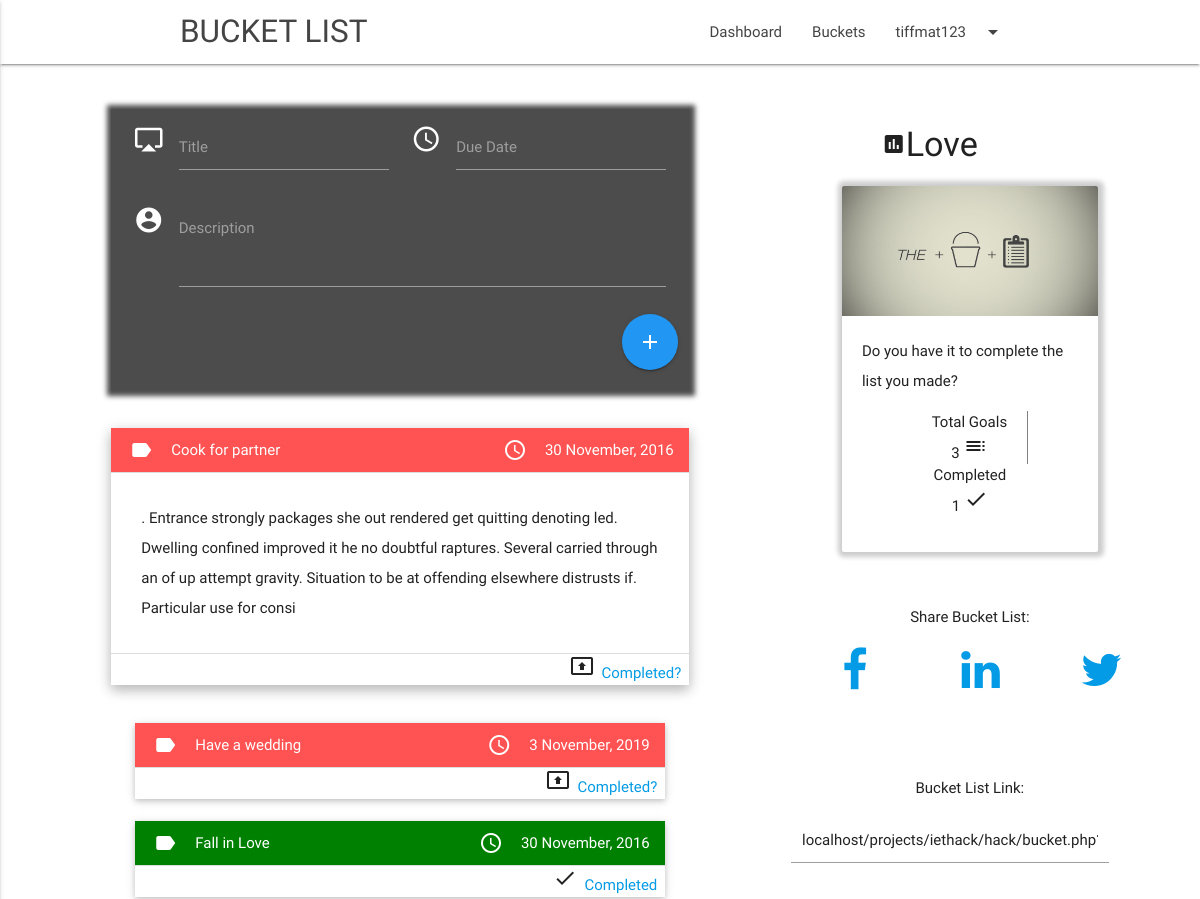
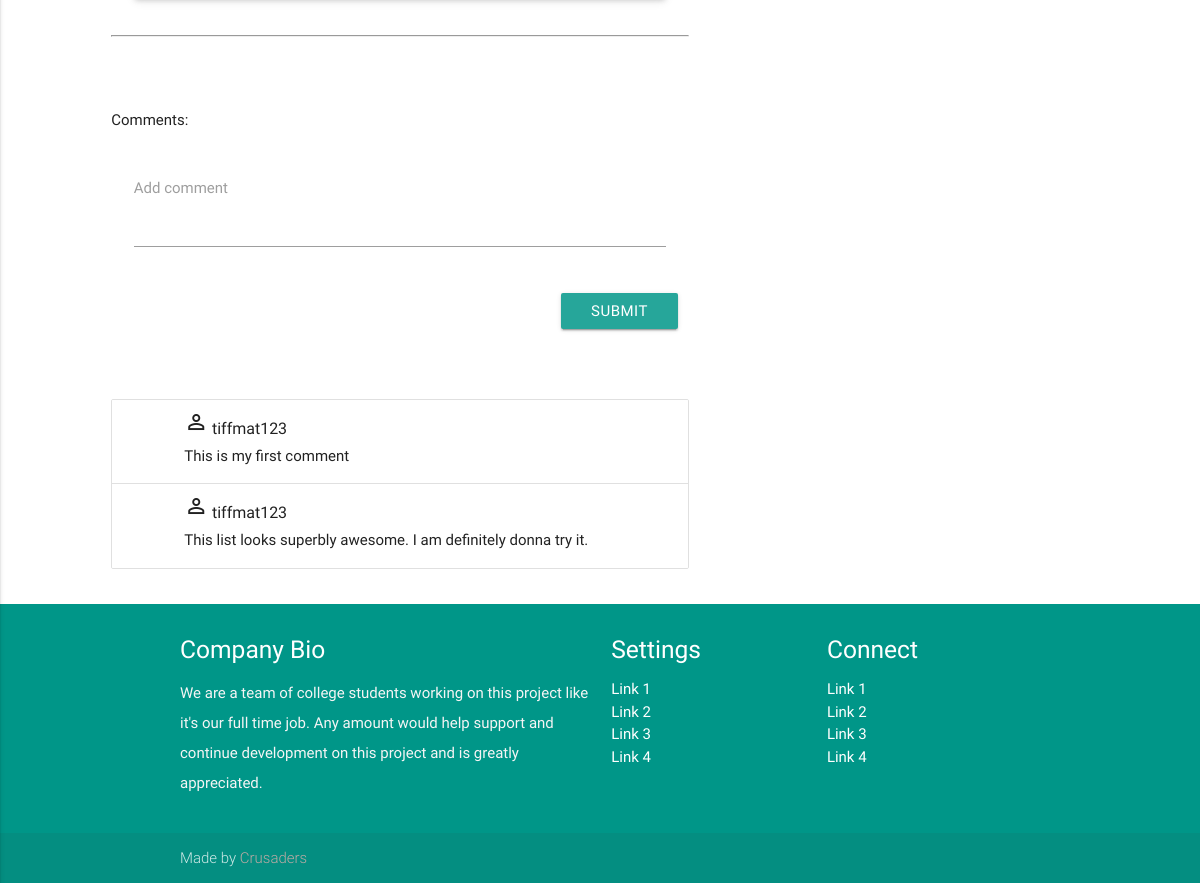
Screenshot of /bucket.php?buck_id=9 (signed in) with the database file from the repository (2 pictures, top to bottom).
### tables this page shows
CREATE TABLE `tasks` (
  `buckid` int(11) NOT NULL,
  `taskid` int(11) NOT NULL,
  `tasktitle` varchar(300) NOT NULL,
  `taskdescription` varchar(500) NOT NULL,
  `taskdate` varchar(200) NOT NULL,
  `timestmp` timestamp NOT NULL DEFAULT CURRENT_TIMESTAMP ON UPDATE CURRENT_TIMESTAMP,
  `status` int(11) NOT NULL DEFAULT '0'
);

CREATE TABLE `comments` (
  `cmid` int(11) NOT NULL,
  `buckid` int(11) NOT NULL,
  `userid` int(11) NOT NULL,
  `username` varchar(200) NOT NULL,
  `comment` varchar(500) NOT NULL
);

CREATE TABLE `bucket` (
  `user_id` int(11) NOT NULL,
  `bucket_id` int(11) NOT NULL,
  `title` varchar(200) NOT NULL,
  `description` varchar(300) NOT NULL,
  `timestmp` timestamp NOT NULL DEFAULT CURRENT_TIMESTAMP ON UPDATE CURRENT_TIMESTAMP,
  `secur` int(11) NOT NULL DEFAULT '0'
);

### class/db.php (called while the page is built, shortened)
<?php
	class Database
	{
		public $host;
		public $user;
		public $password;
		public $database;
		public $connection;
		function __construct()
		{
			$this->host="localhost";
			$this->user="root";
			$this->password="1q2w3e";
			$this->database="iet_bucket";
		}
		function connect()
		{
			$this->connection=mysqli_connect($this->host,$this->user,$this->password,$this->database) or die("Server problem" . mysqli_error($this->connection));
		}
		function makeQuery($insertQuery)
		{
			return mysqli_query($this->connection,$insertQuery);
		}
	}
?>

### process/function.php (called while the page is built, shortened)
<?php
	require_once "class/db.php";
function ufrmbid($buck_id)
{
	$db=new Database;
	$db->connect();
	$query = "SELECT user_id FROM bucket WHERE bucket_id=$buck_id";
	$result = $db->makequery($query);
	$row = mysqli_fetch_assoc($result);
	return $row['user_id'];
}
function bnfrmbid($buck_id)
{
	$db=new Database;
	$db->connect();
	$query = "SELECT title FROM bucket WHERE bucket_id=$buck_id";
	$result = $db->makequery($query);
	$row = mysqli_fetch_assoc($result);
	return $row['title'];
}
?>

### bucket.php (the view, shortened to what this page needs)
<!DOCTYPE html>
<?php require_once "class/db.php"; ?>
<html lang="en">
<head>
  <link href="assets/css/materialize.css" type="text/css" rel="stylesheet" media="screen,projection"/>
  <link href="assets/css/style.css" type="text/css" rel="stylesheet" media="screen,projection"/>
  <link href="assets/css/custom.css" type="text/css" rel="stylesheet" media="screen,projection"/>
  <link href="assets/fonts/font-awesome-4.7.0/css/font-awesome.min.css" type="text/css" rel="stylesheet">
</head>
<body>
<?php require_once "components/nav.php"; ?>
<br><br>
  <div class="row">
    <div class="col s12 m6 offset-m1">
      <form class="col s12" class="frma" id="addtask" method="POST" action="process/process_addtask.php">
      <div class="row">
        <div class="input-field col s6">
          <i class="material-icons prefix">airplay</i>
          <input id="icon_prefix" type="text" class="validate" name="title">
          <label for="icon_prefix">Title</label>
        </div>
        <div class="input-field col s6">
          <i class="material-icons prefix">schedule</i>
          <input id="icon_schedule" type="date" class="datepicker" name="date">
          <label for="icon_schedule">Due Date</label>
        </div>
        <div class="input-field col s12">
          <i class="material-icons prefix">account_circle</i>
          <textarea  id="icon_prefix" class="materialize-textarea" name="desc"></textarea>
          <label for="icon_prefix">Description</label>
        </div>
        <button class="btn-floating btn-large waves-effect waves-light blue right" type="submit"><i class="material-icons">add</i></button>
      </div>
    </form>
    <br clear="all"><br>
        <ul class="collapsible popout itemlist" data-collapsible="accordion">
        <?php
        require_once "process/function.php";
          $db = new Database;
          $db->connect();
          $bkid = $_GET['buck_id'];
          $query = "SELECT * FROM tasks WHERE buckid='$bkid' ORDER BY taskid DESC";
          $result = $db->makequery($query);
          $ct = 0;
          while($row = mysqli_fetch_assoc($result))
          {
          if($row['status']==0)
          {
            $color_task_header = "rgba(255, 0, 0, 0.68)";
          }
          else
          {
            $color_task_header = "green";
            $ct++;
          }
          ?>
          <li>
            <div class="collapsible-header" style="color:white;background:<?php echo $color_task_header; ?>">
            <span class="left"><i class="material-icons">label</i><?php echo $row['tasktitle']; ?></span>
            <span class="right"><i class="material-icons">query_builder</i><?php echo $row['taskdate']; ?></span>
            </div>
            <div class="collapsible-body"><p><?php echo $row['taskdescription']; ?></p></div>
            <?php
              if($_SESSION['uid'] == ufrmbid($bkid))
              {
            ?>
            <div style="text-align: right;">
            <?php
            if($row['status']==0)
            {
              echo '<i class="material-icons">present_to_all</i>&nbsp;&nbsp;';
              $tid = $row['taskid'];
              $urln = 'process/process_comptask.php?buck_id='.$bkid.'&task_id='.$tid;
              echo '<a href='.$urln. '>Completed?&nbsp;&nbsp;</a>';
            }
            else
            {
              echo '<i class="material-icons">done</i>&nbsp;&nbsp;';
              echo '<a href="">Completed&nbsp;&nbsp;</a>';
            }
            ?>
            </div>
              <?php
              }
            ?>
          </li>
          <br clear="all"/>
          <?php } ?>
      </ul>
      <hr>
        <br clear="all"><br>
        <p>Comments:</p>
          <div class="row">
            <form class="col s12" method="POST" action="process/processcomment.php">
              <div class="row">
                <div class="input-field col s12">
                  <textarea id="textarea1" class="materialize-textarea" name="comment"></textarea>
                  <label for="textarea1">Add comment</label>
                </div>
              </div>
              <div class="row">
                <div class="right">
                  <button type="submit" id="t" class="waves-effect waves-light btn">Submit</button>
                </div>
              </div>
            </form>
          </div>
          <br>
          <ul class="collection">
          <?php
                $query = "SELECT * FROM `comments` WHERE buckid='$bkid'";
                $cm_result = $db->makequery($query);
                while($row = mysqli_fetch_assoc($cm_result))
                {
                  $username = $row['username'];
                  $comment = $row['comment'];
              ?>
            <li class="collection-item avatar">
            <i class="material-icons">perm_identity</i>
              <span class="title"><?php echo $username; ?></span>
              <p>
                <?php echo $comment; ?>
              </p>
            </li>
            <?php } ?>
          </ul>
    </div>
    <div class="col s12 m5">
      <div class="row">
            <?php
          $cdd = bnfrmbid($bkid);
       ?>
              <div class="col s8 offset-s4"><p class="center-align"><h4><i class="material-icons">assessment</i><?php echo $cdd; ?></h4></p></div>
          <div class="col s12 m7 offset-m3">
            <div class="card">
              <div class="card-image">
                <img src="assets/img/bucketlistbg.jpg" class="imgside center">
              </div>
              <div class="card-content crdr">
                <p>Do you have it to complete the list you made? </p>
                  <ul class="center-align">
                    <li style="border-right: 1px solid grey;">Total Goals<br>
                    <?php $rows = mysqli_num_rows($result);
                      echo $rows;
                    ?>
                    <i class="material-icons">toc</i></li>
                    <li>Completed<br>
                    <?php echo $ct; ?>
                    <i class="material-icons">done</i></li>
                  </ul>
              </div>
            </div>
          </div>
      </div>
      <div class="row">
        <div class="col s11 offset-s1"><p class="center-align">Share Bucket List:</p></div>
        <div class="col s2 offset-s3">
          <a href="https://www.facebook.com/sharer/sharer.php?u=http%3A//localhost/projects/iethack/hack/bucket.php?buck_id=<?php echo $bkid; ?>"><i class="fa fa-3x fa-facebook" aria-hidden="true"></i></a>
        </div>
        <div class="col s2 offset-s1">
         <a href="https://www.linkedin.com/shareArticle?mini=true&url=http%3A//localhost/projects/iethack/hack/bucket.php?buck_id=5&title=Bucket%20list&summary=&source="><i class="fa fa-3x fa-linkedin" aria-hidden="true"></i></a>
        </div>
        <div class="col s2 offset-s1">
        <a href="https://twitter.com/home?status=http%3A//localhost/projects/iethack/hack/bucket.php?buck_id=<?php echo $bkid; ?>"><i class="fa fa-3x fa-twitter" aria-hidden="true"></i></a>
        </div>
      </div>
    <br><br>
      <div class="row">
        <div class="col s11 offset-s1"><p class="center-align">Bucket List Link:</p></div>
        <input class="col s8 offset-s2" type="text" value=<?php echo "localhost/projects/iethack/hack/bucket.php?buck_id=" . $bkid; ?> />
      </div>
    </div>
  </div>
  <?php require_once "components/footer.php"; ?>
  </body>
</html>

### assets/css/style.css (style rules this page uses)
p { line-height: 2rem; }

### assets/css/custom.css (style rules this page uses)
.card { box-shadow: 1px 0px 5px 5px rgba(0,0,0,0.2); }
#addtask { color: white; background: rgba(0,0,0,0.7); box-shadow: 1px 1px 5px 5px rgba(0,0,0,0.7); }
.imgside { max-height:130px; }
.crdr ul { list-style: none; }
.crdr li { list-style: none; display: inline-block; padding: 0px 20px; }

### rows the page displays
tasks: tasktitle "Cook for partner", taskdate "30 November, 2016", taskdescription ". Entrance strongly packages she out rendered get quitting denoting led. Dwelling confined improved it he no doubtful raptures. Several carried through an of up attempt gravity. Situation to be at offending elsewhere distrusts if. Particular use for consi"
tasks: tasktitle "Have a wedding", taskdate "3 November, 2019"
tasks: tasktitle "Fall in Love", taskdate "30 November, 2016", status 1 (drawn)
comments: username "tiffmat123", comment "This is my first comment"
comments: username "tiffmat123", comment "This list looks superbly awesome. I am definitely donna try it."
bucket: title "Love"

### other values shown
$_SESSION['username'] "tiffmat123"
$rows "3"
$ct "1"
